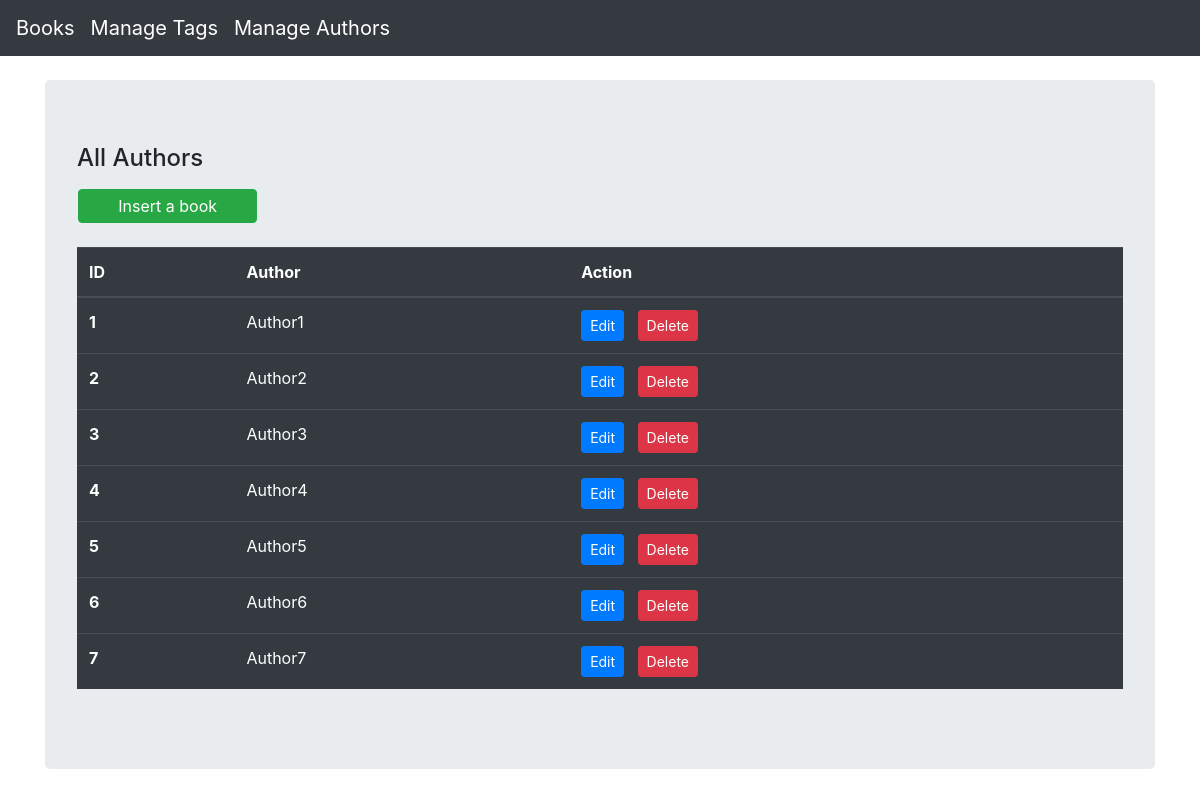
Before: /authors/index.php with the older database file.
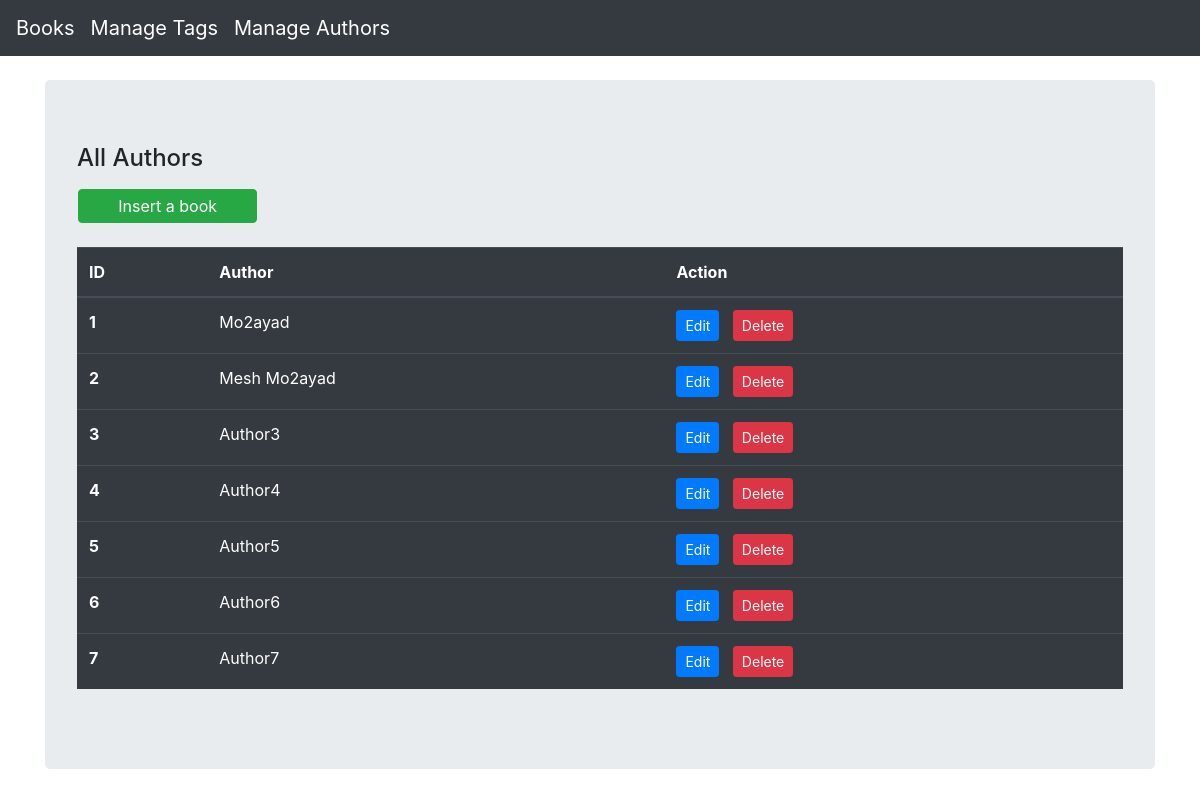
After: the same page with the newer database file.
### tables this page shows
CREATE TABLE `authors` (
    `id` int(11) NOT NULL,
    `author` varchar(256) NOT NULL
  );

### models/authors.php (called while the page is built, shortened)
<?php
class Author
{
    private $conn;
    private $table_name = "authors";
    public function __construct($db)
    {
        $this->conn = $db;
    }
    function read()
    {
        $query = "SELECT
                    id, author
                FROM
                    " . $this->table_name . "";
        $stmt = $this->conn->prepare($query);
        $stmt->execute();
        $result = $stmt->fetchAll();
        return $result;
    }
}

### authors/index.php (the view, shortened to what this page needs)
<?php
include_once '../models/authors.php';
$database = new Database();
$db = $database->getConnection();
$author = new Author($db);
?>
<!DOCTYPE html>
<html lang="en">
<head>
    <link rel="stylesheet" href="https://stackpath.bootstrapcdn.com/bootstrap/4.3.1/css/bootstrap.min.css">
</head>
<body>
    <div class="container mt-4">
        <div class="row">
            <div class="col-lg-12">
                <div class="jumbotron">
                    <div class="row">
                        <h4 class="col-12 mb-3">All Authors</h4>
                        <a type="submit" class="btn btn-success col-2 mb-4 ml-3 p-1" href="create.php">Insert a book</a>
                    </div>
                    <table class="table table-dark">
                        <thead>
                            <tr>
                                <th scope="col">ID</th>
                                <th scope="col">Author</th>
                                <th scope="col">Action</th>
                            </tr>
                        </thead>
                        <tbody>
                            <?php
                            $authors = $author->read();
                            foreach ($authors as $row) :  ?>
                                <tr>
                                    <th scope="row"><?php echo $row['id']; ?></th>
                                    <td><?php echo $row['author']; ?></td>
                                    <td><a class="btn btn-sm btn-primary" href="edit.php?id=<?php echo $row['id']; ?>">Edit</a> &nbsp; <a class="btn btn-sm btn-danger" href="delete.php?id=<?php echo $row['id'] ?>">Delete</a></td>
                                </tr>
                            <?php endforeach; ?>
                        </tbody>
                    </table>
                </div>
            </div>
        </div>
    </div>
</body>
</html>

Changed rows visible on the page:
changed authors id 1: author "Author1" → "Mo2ayad"
changed authors id 2: author "Author2" → "Mesh Mo2ayad"
